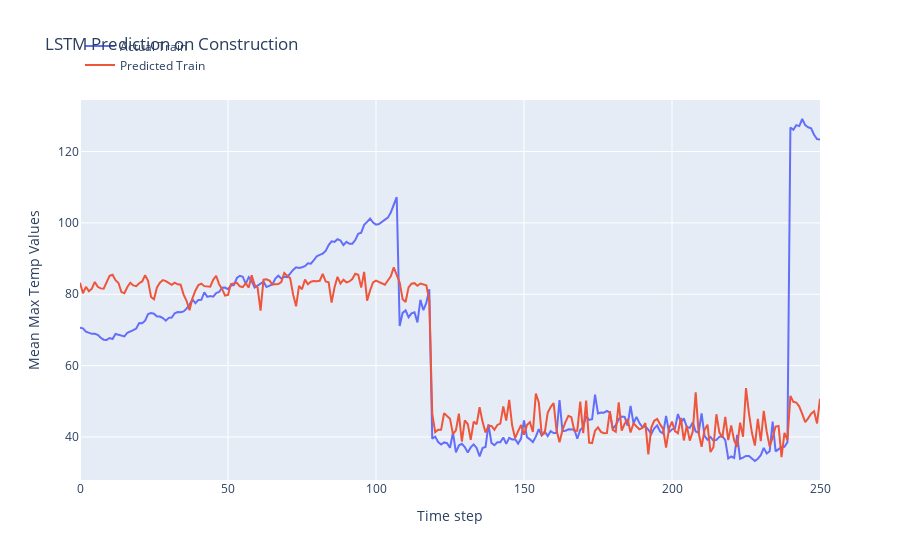

Notebook code cell kept with this figure:
### Code cell
print('Train Mean Absolute Error:', mean_absolute_error(y_train, train_predict))
print('Train Root Mean Squared Error:',np.sqrt(mean_squared_error(y_train, train_predict)))

# plot the actual and predicted values for test data
trace1 = go.Scatter(x=np.arange(len(y_train)), y=y_train.flatten(), mode='lines', name='Actual Train')
trace2 = go.Scatter(x=np.arange(len(train_predict)), y=train_predict.flatten(), mode='lines', name='Predicted Train')

# Create layout
layout = go.Layout(
    title='LSTM Prediction on Construction',
    xaxis=dict(title='Time step'),
    yaxis=dict(title='Mean Max Temp Values'),
    legend=dict(x=0, y=1.18)
)

# Create figure
fig = go.Figure(data=[trace1, trace2], layout=layout)

# Show plot
fig.show()

### Figure 1 — Plotly figure (JSON) as saved in the notebook; plotly's stock layout.template omitted (floating-point values rounded to 4 significant figures; data arrays with more than 128 entries replaced by an {"elided": "..."} marker saying what was removed)
{"data": [{"mode": "lines", "name": "Actual Train", "type": "scatter", "x": {"elided": "251 int values"}, "y": {"elided": "251 float values"}}, {"mode": "lines", "name": "Predicted Train", "type": "scatter", "x": {"elided": "251 int values"}, "y": {"elided": "251 float values"}}], "layout": {"legend": {"x": 0, "y": 1.18}, "title": {"text": "LSTM Prediction on Construction"}, "xaxis": {"title": {"text": "Time step"}}, "yaxis": {"title": {"text": "Mean Max Temp Values"}}}}
